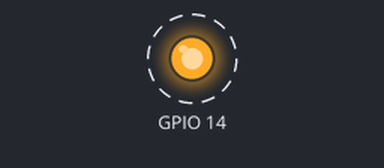
Bench run of a program on a simulated Raspberry Pi (BCM pin numbers). Parts: output pins drawn as LEDs (lit = HIGH). Dashed ring = blinking.

Above: at 0.5 s.
Timing chart, 0 to 4.6 s (numbered marks = the images above):
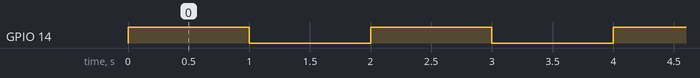

Measured:
- by itself, GPIO 14: alternates HIGH for 1.0 s and LOW for 1.0 s

The program:

GPIO_Blink_basic.py
```python
import RPi.GPIO as GPIO  # https://sourceforge.net/p/raspberry-gpio-python/wiki/Home/
import time     #https://docs.python.org/2/library/time.html?highlight=time%20time#module-time

GPIO.setwarnings(False)
GPIO.setmode(GPIO.BCM)
GPIO.setup(14,GPIO.OUT)

while True:
    GPIO.output(14,GPIO.HIGH)
    time.sleep(1)

    GPIO.output(14,GPIO.LOW)
    time.sleep(1)
```
